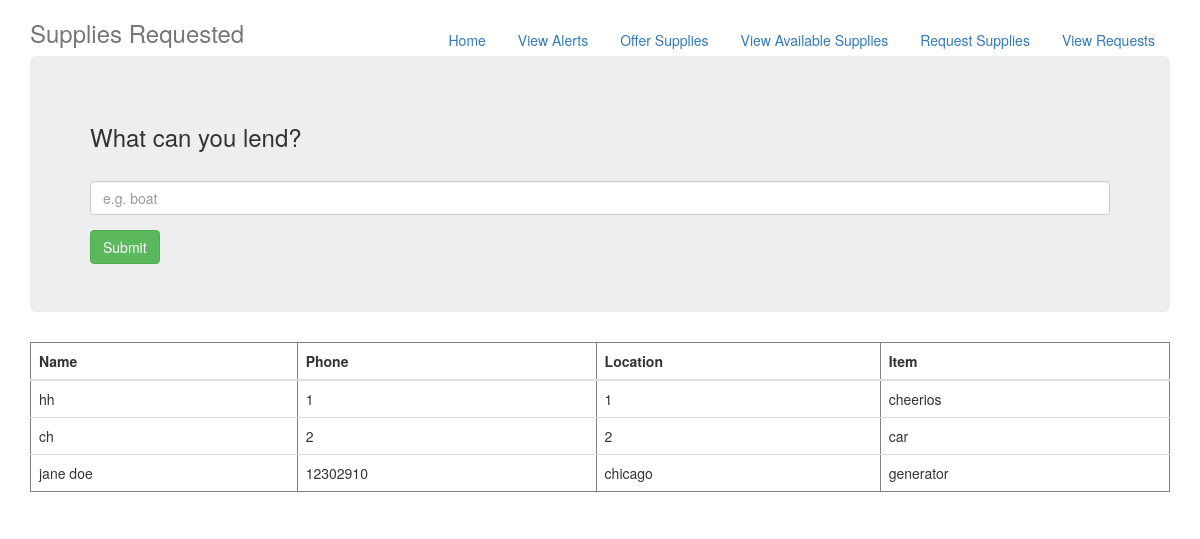
The app's page /see_requests, older data.
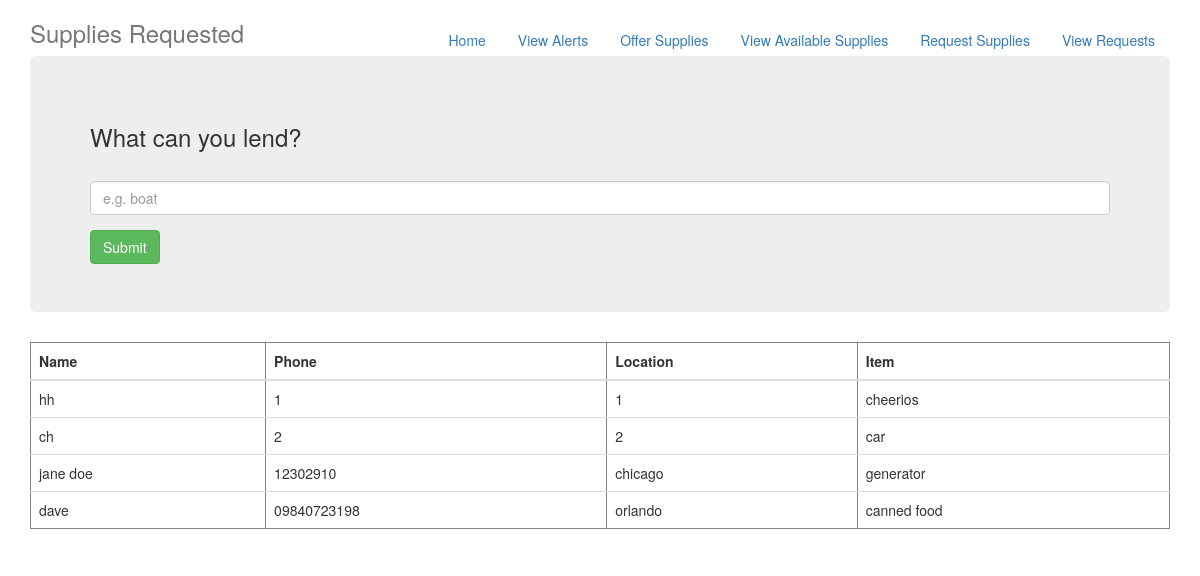
The same page, newer data.
### tables this page shows
CREATE TABLE REQUESTS
         (NAME TEXT NOT NULL,
         PHONE TEXT NOT NULL,
         LOCATION TEXT NOT NULL,
         ITEM TEXT NOT NULL);

### app.py (the view)
@app.route('/see_requests')
def see_requests():
    conn = sqlite3.connect(db2_name)
    conn.row_factory = sqlite3.Row
    cur = conn.cursor()
    cur.execute("SELECT * FROM REQUESTS")
    rows = cur.fetchall();
    conn.close()
    return render_template('see_requests.html', rows=rows)

### templates/see_requests.html (shortened to what this page needs)
<!DOCTYPE html>
<html lang="en">
<head>
    <link rel="stylesheet" href="https://maxcdn.bootstrapcdn.com/bootstrap/3.3.7/css/bootstrap.min.css">
</head>
<body>
    <div class="container">
        <div class="header">
            <nav>
                <ul class="nav nav-pills pull-right">
                    <li role="presentation" ><a href="/">Home</a></li>
                    <li role="presentation"><a href="alerts">View Alerts</a></li>
                    <li role="presentation"><a href="show_signup">Offer Supplies</a></li>
                    <li role="presentation"><a href="show_available_supplies">View Available Supplies</a></li>
                    <li role="presentation"><a href="show_requests">Request Supplies</a></li>
                    <li role="presentation"><a href="see_requests">View Requests</a></li>
                </ul>
            </nav>
            <h3 class="text-muted">Supplies Requested</h3>
        </div>
         <div class="jumbotron">
            <form action = "{{ url_for('search_result2') }}" method = "POST">
                 <h3>What can you lend?</h3>
                 <br>
                 <div class="form-group">
                      <input type="text" class="form-control" id="searchInput" name="item" placeholder="e.g. boat">
                 </div>
                 <input class='btn btn-success' role='button' type = "submit" value = "Submit" /><br>
            </form>
        </div>
        <table class="table" border = 1>
         <thead>
            <th>Name</th>
            <th>Phone</th>
            <th>Location</th>
            <th>Item</th>
         </thead>
         {% for row in rows %}
            <tr>
               <td>{{row["name"]}}</td>
               <td>{{row["phone"]}}</td>
               <td> {{ row["location"]}}</td>
               <td>{{row['item']}}</td>
            </tr>
         {% endfor %}
      </table>
    </div>
</body>
</html>

Row changes from the older to the newer data that the page shows:
added REQUESTS: name "dave", phone "09840723198", location "orlando", item "canned food"
